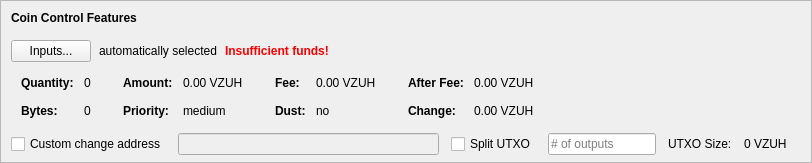
    <widget class="QFrame" name="frameCoinControl">
     <property name="sizePolicy">
      <sizepolicy hsizetype="Expanding" vsizetype="Expanding">
       <horstretch>0</horstretch>
       <verstretch>0</verstretch>
      </sizepolicy>
     </property>
     <property name="maximumSize">
      <size>
       <width>16777215</width>
       <height>16777215</height>
      </size>
     </property>
     <property name="frameShape">
      <enum>QFrame::StyledPanel</enum>
     </property>
     <property name="frameShadow">
      <enum>QFrame::Sunken</enum>
     </property>
     <layout class="QVBoxLayout" name="verticalLayoutCoinControl2">
      <property name="spacing">
       <number>0</number>
      </property>
      <property name="leftMargin">
       <number>0</number>
      </property>
      <property name="topMargin">
       <number>0</number>
      </property>
      <property name="rightMargin">
       <number>0</number>
      </property>
      <property name="bottomMargin">
       <number>6</number>
      </property>
      <item>
       <layout class="QVBoxLayout" name="verticalLayoutCoinControl" stretch="0,0,0,0,1">
        <property name="spacing">
         <number>0</number>
        </property>
        <property name="leftMargin">
         <number>10</number>
        </property>
        <property name="topMargin">
         <number>10</number>
        </property>
        <item>
         <layout class="QHBoxLayout" name="horizontalLayoutCoinControl1">
          <property name="bottomMargin">
           <number>15</number>
          </property>
          <item>
           <widget class="QLabel" name="labelCoinControlFeatures">
            <property name="sizePolicy">
             <sizepolicy hsizetype="Preferred" vsizetype="Maximum">
              <horstretch>0</horstretch>
              <verstretch>0</verstretch>
             </sizepolicy>
            </property>
            <property name="font">
             <font>
              <weight>75</weight>
              <bold>true</bold>
             </font>
            </property>
            <property name="styleSheet">
             <string notr="true">font-weight:bold;</string>
            </property>
            <property name="text">
             <string>Coin Control Features</string>
            </property>
           </widget>
          </item>
         </layout>
        </item>
        <item>
         <layout class="QHBoxLayout" name="horizontalLayoutCoinControl2" stretch="0,0,0,0">
          <property name="spacing">
           <number>8</number>
          </property>
          <property name="bottomMargin">
           <number>10</number>
          </property>
          <item>
           <widget class="QPushButton" name="pushButtonCoinControl">
            <property name="styleSheet">
             <string notr="true"/>
            </property>
            <property name="text">
             <string>Inputs...</string>
            </property>
            <property name="autoDefault">
             <bool>false</bool>
            </property>
           </widget>
          </item>
          <item>
           <widget class="QLabel" name="labelCoinControlAutomaticallySelected">
            <property name="text">
             <string>automatically selected</string>
            </property>
            <property name="margin">
             <number>5</number>
            </property>
           </widget>
          </item>
          <item>
           <widget class="QLabel" name="labelCoinControlInsuffFunds">
            <property name="font">
             <font>
              <weight>75</weight>
              <bold>true</bold>
             </font>
            </property>
            <property name="styleSheet">
             <string notr="true">color:red;font-weight:bold;</string>
            </property>
            <property name="text">
             <string>Insufficient funds!</string>
            </property>
            <property name="margin">
             <number>5</number>
            </property>
           </widget>
          </item>
          <item>
           <spacer name="horizontalSpacerCoinControl">
            <property name="orientation">
             <enum>Qt::Horizontal</enum>
            </property>
            <property name="sizeHint" stdset="0">
             <size>
              <width>40</width>
              <height>1</height>
             </size>
            </property>
           </spacer>
          </item>
         </layout>
        </item>
        <item>
         <widget class="QWidget" name="widgetCoinControl" native="true">
          <property name="sizePolicy">
           <sizepolicy hsizetype="Preferred" vsizetype="Preferred">
            <horstretch>0</horstretch>
            <verstretch>0</verstretch>
           </sizepolicy>
          </property>
          <property name="minimumSize">
           <size>
            <width>0</width>
            <height>0</height>
           </size>
          </property>
          <property name="styleSheet">
           <string notr="true"/>
          </property>
          <layout class="QHBoxLayout" name="horizontalLayoutCoinControl5">
           <property name="leftMargin">
            <number>0</number>
           </property>
           <property name="topMargin">
            <number>0</number>
           </property>
           <property name="rightMargin">
            <number>0</number>
           </property>
           <property name="bottomMargin">
            <number>0</number>
           </property>
           <item>
            <layout class="QHBoxLayout" name="horizontalLayoutCoinControl3" stretch="0,0,0,1">
             <property name="spacing">
              <number>20</number>
             </property>
             <property name="topMargin">
              <number>0</number>
             </property>
             <property name="bottomMargin">
              <number>10</number>
             </property>
             <item>
              <layout class="QFormLayout" name="formLayoutCoinControl1">
               <property name="horizontalSpacing">
                <number>10</number>
               </property>
               <property name="verticalSpacing">
                <number>14</number>
               </property>
               <property name="leftMargin">
                <number>10</number>
               </property>
               <property name="topMargin">
                <number>4</number>
               </property>
               <property name="rightMargin">
                <number>6</number>
               </property>
               <item row="0" column="0">
                <widget class="QLabel" name="labelCoinControlQuantityText">
                 <property name="font">
                  <font>
                   <weight>75</weight>
                   <bold>true</bold>
                  </font>
                 </property>
                 <property name="text">
                  <string>Quantity:</string>
                 </property>
                 <property name="margin">
                  <number>0</number>
                 </property>
                </widget>
               </item>
               <item row="0" column="1">
                <widget class="QLabel" name="labelCoinControlQuantity">
                 <property name="cursor">
                  <cursorShape>IBeamCursor</cursorShape>
                 </property>
                 <property name="contextMenuPolicy">
                  <enum>Qt::ActionsContextMenu</enum>
                 </property>
                 <property name="text">
                  <string notr="true">0</string>
                 </property>
                 <property name="margin">
                  <number>0</number>
                 </property>
                 <property name="textInteractionFlags">
                  <set>Qt::LinksAccessibleByMouse|Qt::TextSelectableByKeyboard|Qt::TextSelectableByMouse</set>
                 </property>
                </widget>
               </item>
               <item row="1" column="0">
                <widget class="QLabel" name="labelCoinControlBytesText">
                 <property name="font">
                  <font>
                   <weight>75</weight>
                   <bold>true</bold>
                  </font>
                 </property>
                 <property name="text">
                  <string>Bytes:</string>
                 </property>
                </widget>
               </item>
               <item row="1" column="1">
                <widget class="QLabel" name="labelCoinControlBytes">
                 <property name="cursor">
                  <cursorShape>IBeamCursor</cursorShape>
                 </property>
                 <property name="contextMenuPolicy">
                  <enum>Qt::ActionsContextMenu</enum>
                 </property>
                 <property name="text">
                  <string notr="true">0</string>
                 </property>
                 <property name="textInteractionFlags">
                  <set>Qt::LinksAccessibleByMouse|Qt::TextSelectableByKeyboard|Qt::TextSelectableByMouse</set>
                 </property>
                </widget>
               </item>
              </layout>
             </item>
             <item>
              <layout class="QFormLayout" name="formLayoutCoinControl2">
               <property name="horizontalSpacing">
                <number>10</number>
               </property>
               <property name="verticalSpacing">
                <number>14</number>
               </property>
               <property name="leftMargin">
                <number>6</number>
               </property>
               <property name="topMargin">
                <number>4</number>
               </property>
               <property name="rightMargin">
                <number>6</number>
               </property>
               <item row="0" column="0">
                <widget class="QLabel" name="labelCoinControlAmountText">
                 <property name="font">
                  <font>
                   <weight>75</weight>
                   <bold>true</bold>
                  </font>
                 </property>
                 <property name="text">
                  <string>Amount:</string>
                 </property>
                 <property name="margin">
                  <number>0</number>
                 </property>
                </widget>
               </item>
               <item row="0" column="1">
                <widget class="QLabel" name="labelCoinControlAmount">
                 <property name="cursor">
                  <cursorShape>IBeamCursor</cursorShape>
                 </property>
                 <property name="contextMenuPolicy">
                  <enum>Qt::ActionsContextMenu</enum>
                 </property>
                 <property name="text">
                  <string notr="true">0.00 VZUH</string>
                 </property>
                 <property name="textInteractionFlags">
                  <set>Qt::LinksAccessibleByMouse|Qt::TextSelectableByKeyboard|Qt::TextSelectableByMouse</set>
                 </property>
                </widget>
               </item>
               <item row="1" column="0">
                <widget class="QLabel" name="labelCoinControlPriorityText">
                 <property name="font">
                  <font>
                   <weight>75</weight>
                   <bold>true</bold>
                  </font>
                 </property>
                 <property name="text">
                  <string>Priority:</string>
                 </property>
                </widget>
               </item>
               <item row="1" column="1">
                <widget class="QLabel" name="labelCoinControlPriority">
                 <property name="cursor">
                  <cursorShape>IBeamCursor</cursorShape>
                 </property>
                 <property name="contextMenuPolicy">
                  <enum>Qt::ActionsContextMenu</enum>
                 </property>
                 <property name="text">
                  <string>medium</string>
                 </property>
                 <property name="textInteractionFlags">
                  <set>Qt::LinksAccessibleByMouse|Qt::TextSelectableByKeyboard|Qt::TextSelectableByMouse</set>
                 </property>
                </widget>
               </item>
              </layout>
             </item>
             <item>
              <layout class="QFormLayout" name="formLayoutCoinControl3">
               <property name="horizontalSpacing">
                <number>10</number>
               </property>
               <property name="verticalSpacing">
                <number>14</number>
               </property>
               <property name="leftMargin">
                <number>6</number>
               </property>
               <property name="topMargin">
                <number>4</number>
               </property>
               <property name="rightMargin">
                <number>6</number>
               </property>
               <item row="0" column="0">
                <widget class="QLabel" name="labelCoinControlFeeText">
                 <property name="font">
                  <font>
                   <weight>75</weight>
                   <bold>true</bold>
                  </font>
                 </property>
                 <property name="text">
                  <string>Fee:</string>
                 </property>
                 <property name="margin">
                  <number>0</number>
                 </property>
                </widget>
               </item>
               <item row="0" column="1">
                <widget class="QLabel" name="labelCoinControlFee">
                 <property name="cursor">
                  <cursorShape>IBeamCursor</cursorShape>
                 </property>
                 <property name="contextMenuPolicy">
                  <enum>Qt::ActionsContextMenu</enum>
                 </property>
                 <property name="text">
                  <string notr="true">0.00 VZUH</string>
                 </property>
                 <property name="textInteractionFlags">
                  <set>Qt::LinksAccessibleByMouse|Qt::TextSelectableByKeyboard|Qt::TextSelectableByMouse</set>
                 </property>
                </widget>
               </item>
               <item row="1" column="0">
                <widget class="QLabel" name="labelCoinControlLowOutputText">
                 <property name="font">
                  <font>
                   <weight>75</weight>
                   <bold>true</bold>
                  </font>
                 </property>
                 <property name="text">
                  <string>Dust:</string>
                 </property>
                </widget>
               </item>
               <item row="1" column="1">
                <widget class="QLabel" name="labelCoinControlLowOutput">
                 <property name="cursor">
                  <cursorShape>IBeamCursor</cursorShape>
                 </property>
                 <property name="contextMenuPolicy">
                  <enum>Qt::ActionsContextMenu</enum>
                 </property>
                 <property name="text">
                  <string>no</string>
                 </property>
                 <property name="textInteractionFlags">
                  <set>Qt::LinksAccessibleByMouse|Qt::TextSelectableByKeyboard|Qt::TextSelectableByMouse</set>
                 </property>
                </widget>
               </item>
              </layout>
             </item>
             <item>
              <layout class="QFormLayout" name="formLayoutCoinControl4">
               <property name="horizontalSpacing">
                <number>10</number>
               </property>
               <property name="verticalSpacing">
                <number>14</number>
               </property>
               <property name="leftMargin">
                <number>6</number>
               </property>
               <property name="topMargin">
                <number>4</number>
               </property>
               <property name="rightMargin">
                <number>6</number>
               </property>
               <item row="0" column="0">
                <widget class="QLabel" name="labelCoinControlAfterFeeText">
                 <property name="font">
                  <font>
                   <weight>75</weight>
                   <bold>true</bold>
                  </font>
                 </property>
                 <property name="text">
                  <string>After Fee:</string>
                 </property>
                 <property name="margin">
                  <number>0</number>
                 </property>
                </widget>
               </item>
               <item row="0" column="1">
                <widget class="QLabel" name="labelCoinControlAfterFee">
                 <property name="cursor">
                  <cursorShape>IBeamCursor</cursorShape>
                 </property>
                 <property name="contextMenuPolicy">
                  <enum>Qt::ActionsContextMenu</enum>
                 </property>
                 <property name="text">
                  <string notr="true">0.00 VZUH</string>
                 </property>
                 <property name="textInteractionFlags">
                  <set>Qt::LinksAccessibleByMouse|Qt::TextSelectableByKeyboard|Qt::TextSelectableByMouse</set>
                 </property>
                </widget>
               </item>
               <item row="1" column="0">
                <widget class="QLabel" name="labelCoinControlChangeText">
                 <property name="font">
                  <font>
                   <weight>75</weight>
                   <bold>true</bold>
                  </font>
                 </property>
                 <property name="text">
                  <string>Change:</string>
                 </property>
                </widget>
               </item>
               <item row="1" column="1">
                <widget class="QLabel" name="labelCoinControlChange">
                 <property name="cursor">
                  <cursorShape>IBeamCursor</cursorShape>
                 </property>
                 <property name="contextMenuPolicy">
                  <enum>Qt::ActionsContextMenu</enum>
                 </property>
                 <property name="text">
                  <string notr="true">0.00 VZUH</string>
                 </property>
                 <property name="textInteractionFlags">
                  <set>Qt::LinksAccessibleByMouse|Qt::TextSelectableByKeyboard|Qt::TextSelectableByMouse</set>
                 </property>
                </widget>
               </item>
              </layout>
             </item>
            </layout>
           </item>
          </layout>
         </widget>
        </item>
        <item>
         <layout class="QHBoxLayout" name="horizontalLayoutCoinControl4" stretch="0,0,0,0,0,0,0">
          <property name="spacing">
           <number>12</number>
          </property>
          <property name="sizeConstraint">
           <enum>QLayout::SetDefaultConstraint</enum>
          </property>
          <property name="topMargin">
           <number>5</number>
          </property>
          <property name="rightMargin">
           <number>5</number>
          </property>
          <item>
           <widget class="QCheckBox" name="checkBoxCoinControlChange">
            <property name="toolTip">
             <string>If this is activated, but the change address is empty or invalid, change will be sent to a newly generated address.</string>
            </property>
            <property name="text">
             <string>Custom change address</string>
            </property>
           </widget>
          </item>
          <item>
           <widget class="QValidatedLineEdit" name="lineEditCoinControlChange">
            <property name="enabled">
             <bool>false</bool>
            </property>
            <property name="sizePolicy">
             <sizepolicy hsizetype="Expanding" vsizetype="Fixed">
              <horstretch>0</horstretch>
              <verstretch>0</verstretch>
             </sizepolicy>
            </property>
           </widget>
          </item>
          <item>
           <widget class="QCheckBox" name="splitBlockCheckBox">
            <property name="text">
             <string>Split UTXO</string>
            </property>
           </widget>
          </item>
          <item>
           <widget class="QLineEdit" name="splitBlockLineEdit">
            <property name="sizePolicy">
             <sizepolicy hsizetype="Fixed" vsizetype="Fixed">
              <horstretch>50</horstretch>
              <verstretch>0</verstretch>
             </sizepolicy>
            </property>
            <property name="placeholderText">
             <string># of outputs</string>
            </property>
           </widget>
          </item>
          <item>
           <widget class="QLabel" name="labelBlockSizeText">
            <property name="text">
             <string>UTXO Size:</string>
            </property>
           </widget>
          </item>
          <item>
           <widget class="QLabel" name="labelBlockSize">
            <property name="text">
             <string>0 VZUH</string>
            </property>
           </widget>
          </item>
          <item>
           <widget class="QLabel" name="labelCoinControlChangeLabel">
            <property name="sizePolicy">
             <sizepolicy hsizetype="Preferred" vsizetype="Expanding">
              <horstretch>0</horstretch>
              <verstretch>0</verstretch>
             </sizepolicy>
            </property>
            <property name="minimumSize">
             <size>
              <width>0</width>
              <height>0</height>
             </size>
            </property>
            <property name="text">
             <string/>
            </property>
            <property name="margin">
             <number>3</number>
            </property>
           </widget>
          </item>
         </layout>
        </item>
        <item>
         <spacer name="verticalSpacerCoinControl">
          <property name="orientation">
           <enum>Qt::Vertical</enum>
          </property>
          <property name="sizeHint" stdset="0">
           <size>
            <width>800</width>
            <height>1</height>
           </size>
          </property>
         </spacer>
        </item>
       </layout>
      </item>
     </layout>
    </widget>
